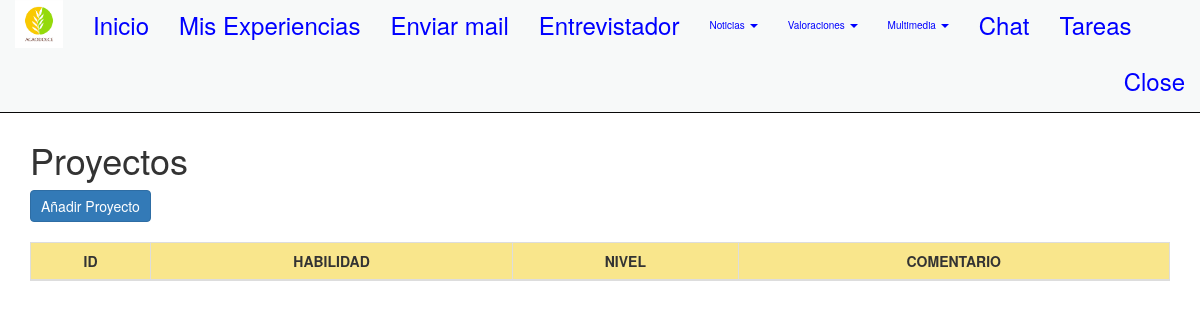
The page /lista_proyectos/ (signed in) on the database as committed earlier.
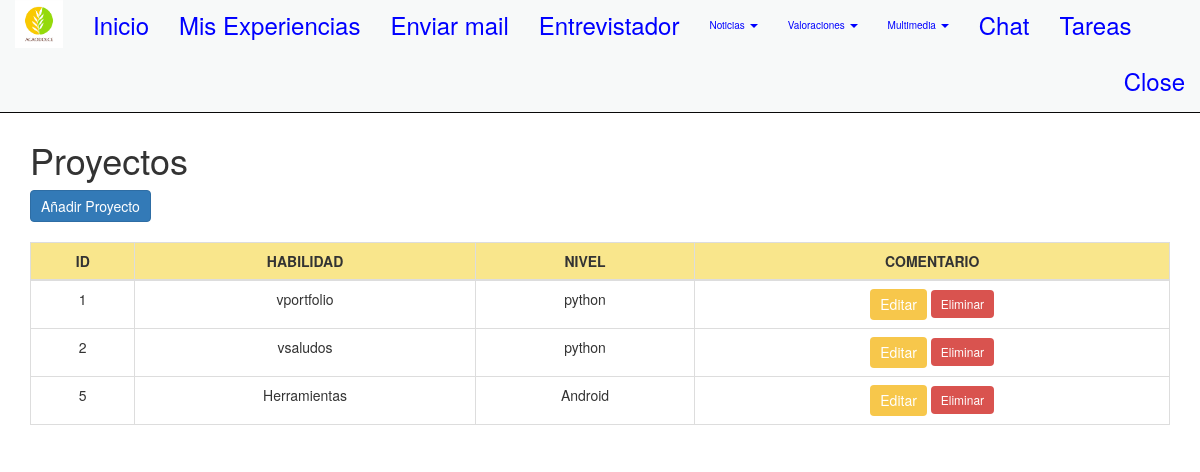
The same page on the database as committed later.
### appportfolio/models.py (models this page shows, shortened)
class Proyecto(models.Model):
    titulo = models.CharField(max_length=255)
    lenguaje = models.CharField(max_length=100)
    tecnologias = models.TextField()
    observaciones = models.TextField(blank=True, null=True)
    fecha_publicacion = models.DateField()
    class Meta:
        verbose_name = "Proyecto"
        verbose_name_plural = "Proyectos"
        ordering = ['id']

### appportfolio/views.py (the view)
# urls.py: path('lista_proyectos/', views.lista_proyectos, name='lista_proyectos'),
def lista_proyectos(request):
    proyectos = Proyecto.objects.all()
    return render(request, 'lista_proyectos.html', {'proyectos': proyectos})

### templates/lista_proyectos.html (shortened to what this page needs)
{% extends "base.html" %}
{% load static %}
{% block head %}
<link rel="stylesheet" href="https://maxcdn.bootstrapcdn.com/bootstrap/3.3.5/css/bootstrap.min.css">
<link rel="stylesheet" href="{% static 'css/examen.css' %}">
{% endblock %}
{% block content %}
<br><br><br><br><br>
<h1>Proyectos</h1>
<a href="{% url 'crear_proyecto' %}" class="btn btn-primary">Añadir Proyecto</a>
<table class="table table-bordered">
    <thead>
        <tr>
            <th>ID</th>
            <th>HABILIDAD</th>
            <th>NIVEL</th>
            <th>COMENTARIO</th>
        </tr>
    </thead>
    <tbody>
        {% for proyecto in proyectos %}
        <tr>
            <td>{{ proyecto.id }}</td>
            <td>{{ proyecto.titulo }}</td>
            <td>{{ proyecto.lenguaje }}</td>
            <td>
                <a href="{% url 'editar_proyecto' proyecto.id %}" class="btn btn-edit btn-sm">Editar</a>
                <form action="{% url 'eliminar_proyecto' proyecto.id %}" method="post" style="display:inline;">
                    <button type="submit" class="btn btn-delete btn-sm">Eliminar</button>
                </form>
            </td>
        </tr>
        {% endfor %}
    </tbody>
</table>
{% endblock %}

Rows that differ between the two databases and show on the page:
added Proyecto: id "1", titulo "vportfolio", lenguaje "python"
added Proyecto: id "2", titulo "vsaludos", lenguaje "python"
added Proyecto: id "5", titulo "Herramientas", lenguaje "Android"
